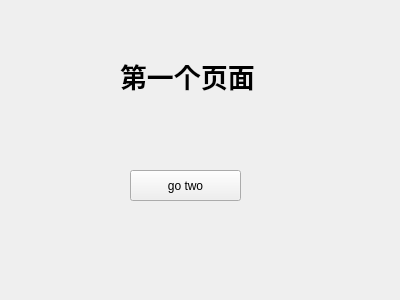
<?xml version="1.0" encoding="UTF-8"?>
<ui version="4.0">
 <class>oneForm</class>
 <widget class="QWidget" name="oneForm">
  <property name="geometry">
   <rect>
    <x>0</x>
    <y>0</y>
    <width>400</width>
    <height>300</height>
   </rect>
  </property>
  <property name="windowTitle">
   <string>oneForm</string>
  </property>
  <widget class="QLabel" name="label">
   <property name="geometry">
    <rect>
     <x>120</x>
     <y>40</y>
     <width>161</width>
     <height>71</height>
    </rect>
   </property>
   <property name="font">
    <font>
     <pointsize>20</pointsize>
     <weight>75</weight>
     <bold>true</bold>
    </font>
   </property>
   <property name="text">
    <string>第一个页面</string>
   </property>
  </widget>
  <widget class="QPushButton" name="btn_gotwo">
   <property name="geometry">
    <rect>
     <x>130</x>
     <y>170</y>
     <width>111</width>
     <height>31</height>
    </rect>
   </property>
   <property name="text">
    <string>go two</string>
   </property>
  </widget>
 </widget>
 <layoutdefault spacing="6" margin="11"/>
 <resources/>
 <connections/>
</ui>
